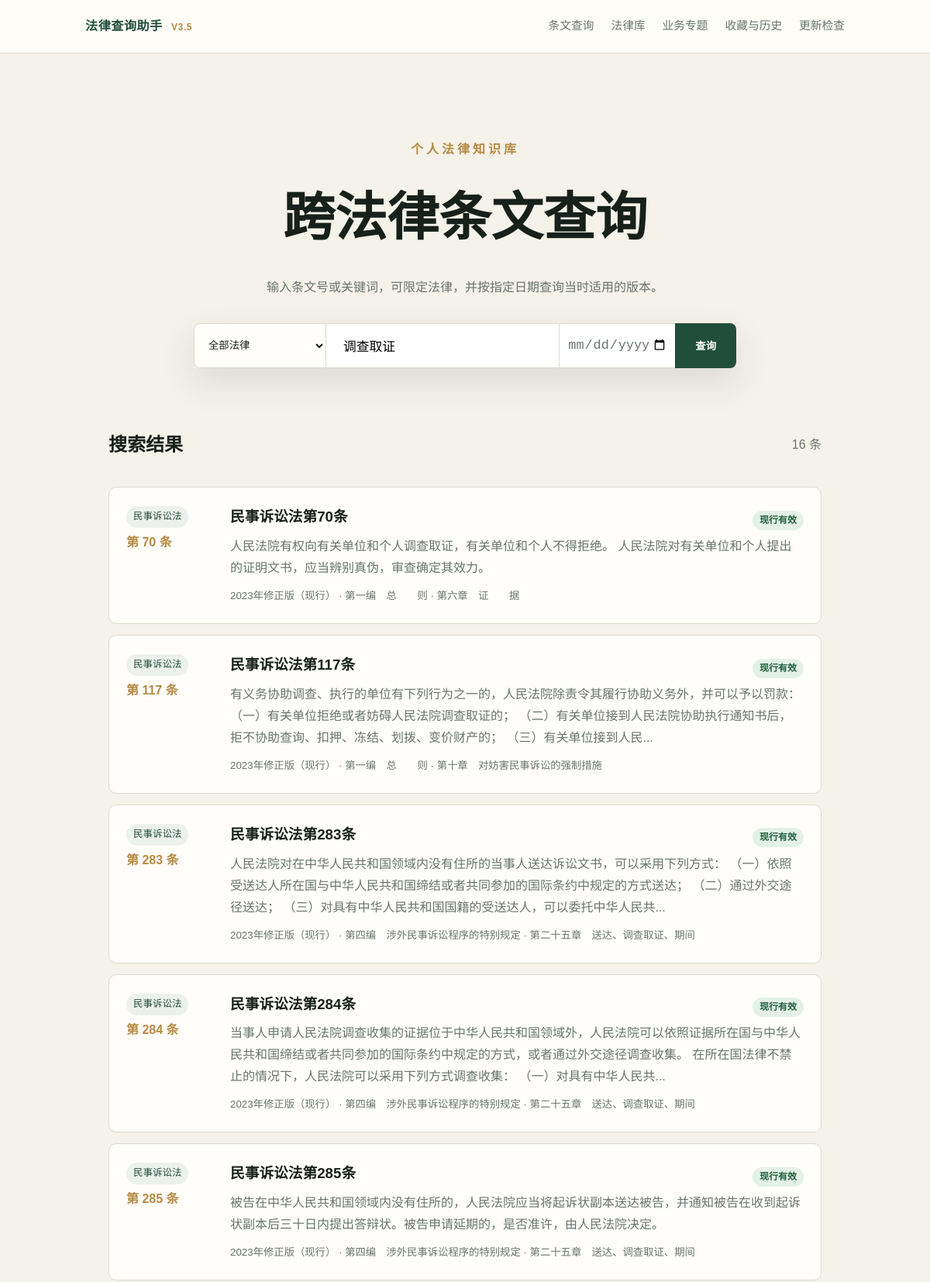
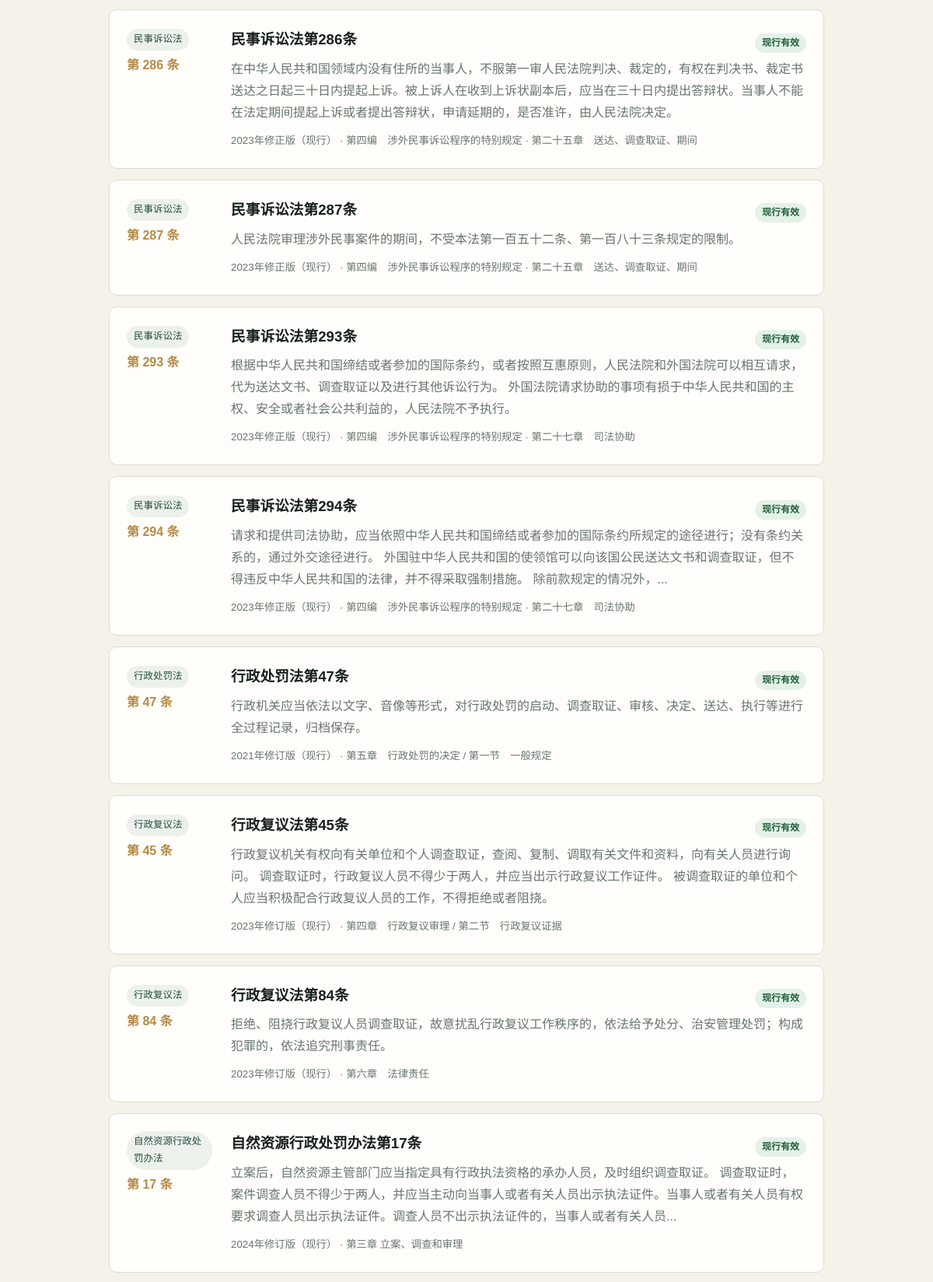
/?q=调查取证 (upper part), run on the app's committed database (2 pictures, top to bottom).
### tables this page shows
CREATE TABLE articles (
    id INTEGER PRIMARY KEY AUTOINCREMENT,
    law_version_id INTEGER NOT NULL,
    article_no INTEGER NOT NULL,
    title TEXT NOT NULL DEFAULT '',
    content TEXT NOT NULL,
    book TEXT NOT NULL DEFAULT '',
    chapter TEXT NOT NULL DEFAULT '',
    keywords TEXT NOT NULL DEFAULT '',
    related_articles TEXT NOT NULL DEFAULT '',
    created_at TEXT NOT NULL DEFAULT CURRENT_TIMESTAMP,
    updated_at TEXT NOT NULL DEFAULT CURRENT_TIMESTAMP,
    FOREIGN KEY (law_version_id) REFERENCES law_versions(id) ON DELETE CASCADE,
    UNIQUE (law_version_id, article_no)
);

CREATE TABLE laws (
    id INTEGER PRIMARY KEY AUTOINCREMENT,
    slug TEXT NOT NULL UNIQUE,
    title TEXT NOT NULL,
    short_name TEXT NOT NULL DEFAULT '',
    issuing_authority TEXT NOT NULL DEFAULT '',
    jurisdiction TEXT NOT NULL DEFAULT '中国',
    category TEXT NOT NULL DEFAULT '法律',
    status TEXT NOT NULL DEFAULT 'effective',
    promulgation_date TEXT,
    effective_date TEXT,
    expiry_date TEXT,
    source_url TEXT NOT NULL DEFAULT '',
    description TEXT NOT NULL DEFAULT '',
    created_at TEXT NOT NULL DEFAULT CURRENT_TIMESTAMP,
    updated_at TEXT NOT NULL DEFAULT CURRENT_TIMESTAMP
);

CREATE TABLE law_versions (
    id INTEGER PRIMARY KEY AUTOINCREMENT,
    law_id INTEGER NOT NULL,
    version_label TEXT NOT NULL,
    status TEXT NOT NULL DEFAULT 'effective',
    promulgation_date TEXT,
    effective_date TEXT,
    expiry_date TEXT,
    source_url TEXT NOT NULL DEFAULT '',
    source_record_id TEXT NOT NULL DEFAULT '',
    source_hash TEXT NOT NULL DEFAULT '',
    is_current INTEGER NOT NULL DEFAULT 0 CHECK (is_current IN (0, 1)),
    imported_at TEXT NOT NULL DEFAULT CURRENT_TIMESTAMP,
    FOREIGN KEY (law_id) REFERENCES laws(id) ON DELETE CASCADE,
    UNIQUE (law_id, version_label)
);

### app.py (the view)
    @app.get("/")
    def index():
        db = get_db()
        query = request.args.get("q", "").strip()
        law_filter = request.args.get("law", "").strip()
        raw_as_of = request.args.get("as_of", "").strip()
        as_of = valid_as_of(raw_as_of)
        if raw_as_of and not as_of:
            flash("日期格式无效，请使用 YYYY-MM-DD。", "error")
        results = []
        laws = db.execute(
            """
            SELECT l.*, COUNT(a.id) AS article_count
            FROM laws l
            LEFT JOIN law_versions v ON v.law_id=l.id AND v.is_current=1
            LEFT JOIN articles a ON a.law_version_id=v.id
            GROUP BY l.id ORDER BY l.category, l.title
            """
        ).fetchall()
        article_count = sum(row["article_count"] for row in laws)
        if query:
            article_number = query
            if query.startswith("第") and query.endswith("条"):
                article_number = query[1:-1].strip()
            sql, params = article_query(as_of)
            if law_filter:
                sql += " AND l.slug=?"
                params.append(law_filter)
            if article_number.isdigit():
                sql += " AND a.article_no=? ORDER BY l.title"
                params.append(int(article_number))
            else:
                terms = [term for term in re.split(r"[\s，,]+", query) if term] or [query]
                searchable = """(a.title LIKE ? OR a.content LIKE ? OR a.keywords LIKE ?
                    OR a.book LIKE ? OR a.chapter LIKE ? OR l.title LIKE ? OR l.short_name LIKE ?)"""
                sql += " AND (" + " OR ".join(searchable for _ in terms) + ")"
                for term in terms:
                    params.extend([f"%{term}%"] * 7)
                sql += " ORDER BY l.title, a.article_no LIMIT 100"
            results = db.execute(sql, params).fetchall()
            if article_number.isdigit() and len(results) == 1:
                row = results[0]
                return redirect(url_for(
                    "article_detail", law_slug=row["law_slug"], article_no=row["article_no"],
                    as_of=as_of or None,
                ))
        return render_template(
            "index.html", query=query, results=results, article_count=article_count,
            laws=laws, law_filter=law_filter, as_of=as_of,
        )

### db.py (called while the page is built)
def get_db() -> sqlite3.Connection:
    if "db" not in g:
        db_path = Path(current_app.config["DATABASE"])
        db_path.parent.mkdir(parents=True, exist_ok=True)
        g.db = sqlite3.connect(db_path)
        g.db.row_factory = sqlite3.Row
        g.db.execute("PRAGMA foreign_keys = ON")
    return g.db

### templates/index.html (shortened to what this page needs)
{% extends "base.html" %}
{% block content %}
  <section class="hero">
    <p class="eyebrow">个人法律知识库</p>
    <h1>跨法律条文查询</h1>
    <p>输入条文号或关键词，可限定法律，并按指定日期查询当时适用的版本。</p>
    <form class="search search-with-filter" method="get" action="{{ url_for('index') }}">
      <select name="law" aria-label="选择法律">
        <option value="">全部法律</option>
      </select>
      <input name="q" value="{{ query }}" placeholder="条文号或关键词" autofocus required>
      <input type="date" name="as_of" value="{{ as_of }}" aria-label="指定适用日期" title="查询该日期适用的法律版本">
      <button type="submit">查询</button>
    </form>
  </section>
  {% if query %}
    <section class="results">
      <div class="section-heading">
        <h2>搜索结果</h2><span>{{ results|length }} 条</span>
      </div>
      {% if results %}
        {% for article in results %}
          <a class="result-card" href="{{ url_for('article_detail', law_slug=article['law_slug'], article_no=article['article_no'], as_of=as_of or None) }}">
            <div>
              <span class="law-chip">{{ article['law_short_name'] or article['law_title'] }}</span>
              <div class="article-number">第 {{ article['article_no'] }} 条</div>
            </div>
            <div>
              <div class="result-title-row">
                <h3>{{ article['title'] or article['law_short_name'] ~ '第' ~ article['article_no'] ~ '条' }}</h3>
                <span class="status-badge {{ article['version_status'] }}">{{ article['version_status']|status_label }}</span>
              </div>
              <p>{{ article['content']|truncate(130) }}</p>
              <small>{{ article['version_label'] }}{% if as_of %} · {{ as_of }} 时适用{% endif %}{% if article['book'] %} · {{ article['book'] }}{% endif %}{% if article['chapter'] %} · {{ article['chapter'] }}{% endif %}</small>
            </div>
          </a>
        {% endfor %}
      {% else %}
        <div class="empty">没有找到“{{ query }}”。请尝试缩短关键词、切换法律范围或直接输入条文号。</div>
      {% endif %}
    </section>
  {% endif %}
{% endblock %}

### static/style.css (style rules this page uses)
:root { --ink: #17201b; --muted: #68746d; --paper: #f5f2e9; --card: #fffefa; --green: #214e3b; --gold: #b68b46; --line: #dedacf; }
* { box-sizing: border-box; }
body { margin: 0; color: var(--ink); background: var(--paper); font-family: "Microsoft YaHei", "PingFang SC", sans-serif; line-height: 1.75; }
.hero { text-align: center; padding: 42px 20px 58px; }
.eyebrow { color: var(--gold); font-weight: 700; letter-spacing: .25em; }
.hero h1 { font-family: SimSun, serif; font-size: clamp(2.3rem, 7vw, 4.2rem); margin: 8px 0; }
.hero > p:not(.eyebrow) { color: var(--muted); }
.search { display: flex; max-width: 700px; margin: 32px auto 0; box-shadow: 0 18px 45px rgba(36, 49, 42, .12); }
.search input { flex: 1; min-width: 0; border: 1px solid var(--line); border-right: 0; padding: 18px 22px; font-size: 1.05rem; border-radius: 8px 0 0 8px; }
.search-with-filter select { width: 170px; border: 1px solid var(--line); border-right: 0; padding: 0 14px; background: var(--card); border-radius: 8px 0 0 8px; color: var(--ink); }
.search-with-filter input { border-radius: 0; }
.search-with-filter input[type="date"] { flex: 0 0 150px; padding: 10px; color: var(--muted); }
button, .button-link { border: 0; background: var(--green); color: white; padding: 14px 26px; border-radius: 6px; cursor: pointer; font-weight: 700; text-decoration: none; }
.search button { border-radius: 0 8px 8px 0; }
.section-heading { display: flex; justify-content: space-between; align-items: center; }
.section-heading span { color: var(--muted); }
.result-card { display: grid; grid-template-columns: 110px 1fr; gap: 24px; background: var(--card); color: inherit; text-decoration: none; border: 1px solid var(--line); border-radius: 10px; padding: 22px; margin: 14px 0; transition: .18s ease; }
.result-card h3, .result-card p { margin: 0 0 7px; }
.result-card p, .result-card small { color: var(--muted); }
.article-number { color: var(--gold); font-weight: 800; }
.law-chip { display: inline-block; color: var(--green); background: #edf1ec; padding: 3px 9px; border-radius: 999px; text-decoration: none; font-size: .78rem; margin-bottom: 5px; }
.result-title-row, .source-row, .page-actions, .version-actions { display: flex; align-items: center; gap: 10px; }
.result-title-row { justify-content: space-between; }
.status-badge { white-space: nowrap; padding: 2px 9px; border-radius: 999px; font-size: .75rem; font-weight: 700; background: #ecebe6; color: var(--muted); }
.status-badge.effective { background: #e4f1e7; color: #23613e; }

### data on the page
articles: short_name "民事诉讼法", article_no "70", title+article_no "民事诉讼法第70条", version_status|status_label "现行有效", content "人民法院有权向有关单位和个人调查取证，有关单位和个人不得拒绝。 人民法院对有关单位和个人提出的证明文书，应当辨别真伪，审查确定其效力。", version_label "2023年修正版（现行）", book "第一编 总 则", chapter "第六章 证 据"
articles: short_name "民事诉讼法", article_no "117", title+article_no "民事诉讼法第117条", version_status|status_label "现行有效", content "有义务协助调查、执行的单位有下列行为之一的，人民法院除责令其履行协助义务外，并可以予以罚款： （一）有关单位拒绝或者妨碍人民法院调查取证的； （二）有关单位接到人民法院协助执行通知书后，拒不协助查询、扣押、冻结、划拨、变价财产的； （三）有关单位接到人民...", version_label "2023年修正版（现行）", book "第一编 总 则", chapter "第十章 对妨害民事诉讼的强制措施"
articles: short_name "民事诉讼法", article_no "283", title+article_no "民事诉讼法第283条", version_status|status_label "现行有效", content "人民法院对在中华人民共和国领域内没有住所的当事人送达诉讼文书，可以采用下列方式： （一）依照受送达人所在国与中华人民共和国缔结或者共同参加的国际条约中规定的方式送达； （二）通过外交途径送达； （三）对具有中华人民共和国国籍的受送达人，可以委托中华人民共...", version_label "2023年修正版（现行）", book "第四编 涉外民事诉讼程序的特别规定", chapter "第二十五章 送达、调查取证、期间"
articles: short_name "民事诉讼法", article_no "284", title+article_no "民事诉讼法第284条", version_status|status_label "现行有效", content "当事人申请人民法院调查收集的证据位于中华人民共和国领域外，人民法院可以依照证据所在国与中华人民共和国缔结或者共同参加的国际条约中规定的方式，或者通过外交途径调查收集。 在所在国法律不禁止的情况下，人民法院可以采用下列方式调查收集： （一）对具有中华人民共...", version_label "2023年修正版（现行）", book "第四编 涉外民事诉讼程序的特别规定", chapter "第二十五章 送达、调查取证、期间"
articles: short_name "民事诉讼法", article_no "285", title+article_no "民事诉讼法第285条", version_status|status_label "现行有效", content "被告在中华人民共和国领域内没有住所的，人民法院应当将起诉状副本送达被告，并通知被告在收到起诉状副本后三十日内提出答辩状。被告申请延期的，是否准许，由人民法院决定。", version_label "2023年修正版（现行）", book "第四编 涉外民事诉讼程序的特别规定", chapter "第二十五章 送达、调查取证、期间"
articles: short_name "民事诉讼法", article_no "286", title+article_no "民事诉讼法第286条", version_status|status_label "现行有效", content "在中华人民共和国领域内没有住所的当事人，不服第一审人民法院判决、裁定的，有权在判决书、裁定书送达之日起三十日内提起上诉。被上诉人在收到上诉状副本后，应当在三十日内提出答辩状。当事人不能在法定期间提起上诉或者提出答辩状，申请延期的，是否准许，由人民法院决定。", version_label "2023年修正版（现行）", book "第四编 涉外民事诉讼程序的特别规定", chapter "第二十五章 送达、调查取证、期间"
articles: short_name "民事诉讼法", article_no "287", title+article_no "民事诉讼法第287条", version_status|status_label "现行有效", content "人民法院审理涉外民事案件的期间，不受本法第一百五十二条、第一百八十三条规定的限制。", version_label "2023年修正版（现行）", book "第四编 涉外民事诉讼程序的特别规定", chapter "第二十五章 送达、调查取证、期间"
articles: short_name "民事诉讼法", article_no "293", title+article_no "民事诉讼法第293条", version_status|status_label "现行有效", content "根据中华人民共和国缔结或者参加的国际条约，或者按照互惠原则，人民法院和外国法院可以相互请求，代为送达文书、调查取证以及进行其他诉讼行为。 外国法院请求协助的事项有损于中华人民共和国的主权、安全或者社会公共利益的，人民法院不予执行。", version_label "2023年修正版（现行）", book "第四编 涉外民事诉讼程序的特别规定", chapter "第二十七章 司法协助"
articles: short_name "民事诉讼法", article_no "294", title+article_no "民事诉讼法第294条", version_status|status_label "现行有效", content "请求和提供司法协助，应当依照中华人民共和国缔结或者参加的国际条约所规定的途径进行；没有条约关系的，通过外交途径进行。 外国驻中华人民共和国的使领馆可以向该国公民送达文书和调查取证，但不得违反中华人民共和国的法律，并不得采取强制措施。 除前款规定的情况外，...", version_label "2023年修正版（现行）", book "第四编 涉外民事诉讼程序的特别规定", chapter "第二十七章 司法协助"
articles: short_name "行政处罚法", article_no "47", title+article_no "行政处罚法第47条", version_status|status_label "现行有效", content "行政机关应当依法以文字、音像等形式，对行政处罚的启动、调查取证、审核、决定、送达、执行等进行全过程记录，归档保存。", version_label "2021年修订版（现行）", chapter "第五章 行政处罚的决定 / 第一节 一般规定"
articles: short_name "行政复议法", article_no "45", title+article_no "行政复议法第45条", version_status|status_label "现行有效", content "行政复议机关有权向有关单位和个人调查取证，查阅、复制、调取有关文件和资料，向有关人员进行询问。 调查取证时，行政复议人员不得少于两人，并应当出示行政复议工作证件。 被调查取证的单位和个人应当积极配合行政复议人员的工作，不得拒绝或者阻挠。", version_label "2023年修订版（现行）", chapter "第四章 行政复议审理 / 第二节 行政复议证据"
articles: short_name "行政复议法", article_no "84", title+article_no "行政复议法第84条", version_status|status_label "现行有效", content "拒绝、阻挠行政复议人员调查取证，故意扰乱行政复议工作秩序的，依法给予处分、治安管理处罚；构成犯罪的，依法追究刑事责任。", version_label "2023年修订版（现行）", chapter "第六章 法律责任"
articles: short_name "自然资源行政处罚办法", article_no "17", title+article_no "自然资源行政处罚办法第17条", version_status|status_label "现行有效", content "立案后，自然资源主管部门应当指定具有行政执法资格的承办人员，及时组织调查取证。 调查取证时，案件调查人员不得少于两人，并应当主动向当事人或者有关人员出示执法证件。当事人或者有关人员有权要求调查人员出示执法证件。调查人员不出示执法证件的，当事人或者有关人员...", version_label "2024年修订版（现行）", chapter "第三章 立案、调查和审理"

### other printed values
{{ results|length }} "16"
